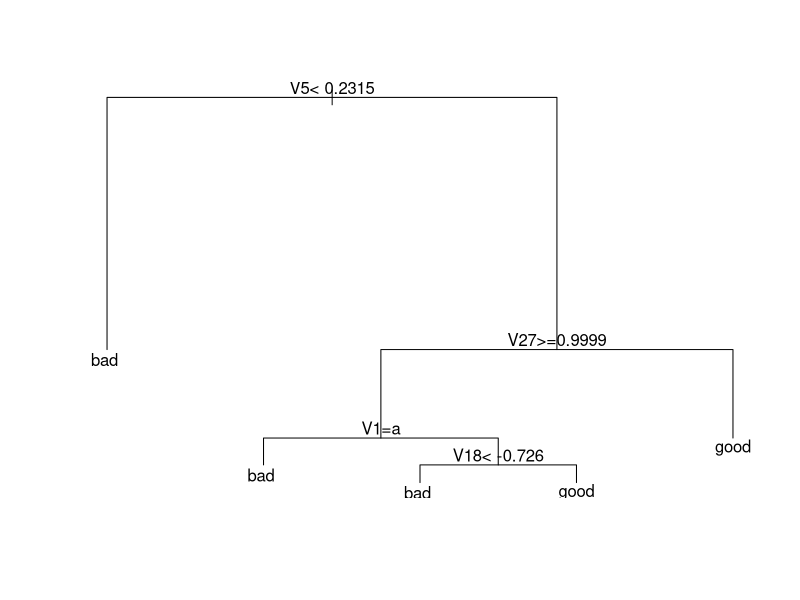
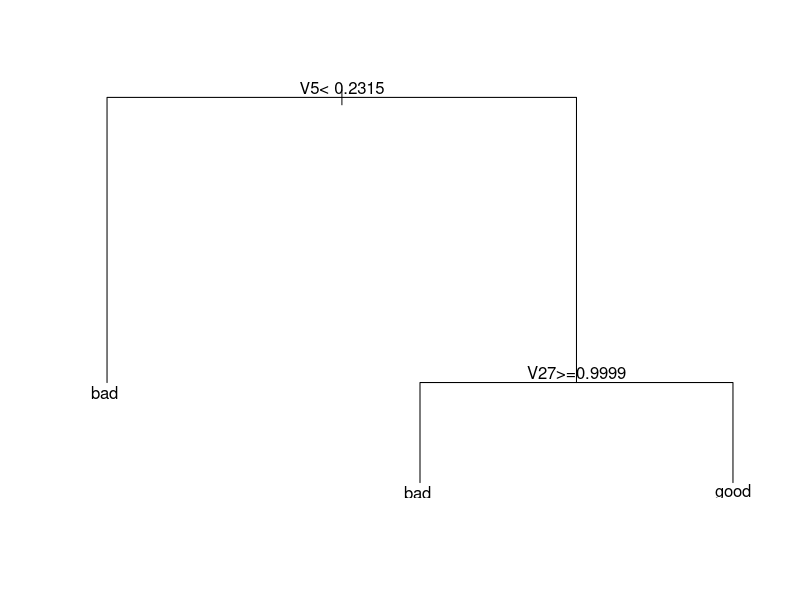

Recreate these plots in R, in order.
## ---- chunk 1
knitr::opts_chunk$set(echo = TRUE)
## ---- chunk 2
#load required libraries – rpart for classification and regression trees
library(rpart)
## ---- chunk 3
#mlbench for Ionosphere dataset
library(mlbench)
## ---- chunk 4
#load Ionosphere
data("Ionosphere")
## ---- chunk 5
#set seed to ensure reproducible results
set.seed(42)
## ---- chunk 6
#split into training and test sets
Ionosphere[, "train"] <- ifelse(runif(nrow(Ionosphere)) < 0.8, 1, 0)
## ---- chunk 7
#separate training and test sets
trainset <- Ionosphere[Ionosphere$train==1,]
testset <- Ionosphere[Ionosphere$train==0,]
## ---- chunk 8
#get column index of train flag
trainColNum <- grep("train",names(trainset))
## ---- chunk 9
#remove train flag column from train and test sets
trainset <- trainset[,-trainColNum]
testset <- testset[,-trainColNum]
## ---- chunk 10
#get column index of predicted variable in dataset
typeColNum <- grep("Class",names(Ionosphere))
## ---- chunk 11
#build model
rpart_model <- rpart(Class ~ ., data = trainset, method = "class")
## ---- chunk 12
#plot tree
plot(rpart_model);text(rpart_model)
## ---- chunk 13
#…and the moment of reckoning
rpart_predict <- predict(rpart_model,testset[,-typeColNum],type="class")
mean(rpart_predict==testset$Class)
## ---- chunk 14
#confusion matrix
table(pred=rpart_predict,true=testset$Class)
## ---- chunk 15
#cost-complexity pruning
printcp(rpart_model)
## ---- chunk 16
# get index of CP with lowest xerror
opt <- which.min(rpart_model$cptable[,"xerror"])
## ---- chunk 17
#get its value
cp <- rpart_model$cptable[opt, "CP"]
## ---- chunk 18
#prune tree
pruned_model <- prune(rpart_model,cp)
## ---- chunk 19
#plot tree
plot(pruned_model);text(pruned_model)
## ---- chunk 20
#find proportion of correct predictions using test set
rpart_pruned_predict <- predict(pruned_model,testset[,-typeColNum],type="class")
mean(rpart_pruned_predict==testset$Class)
## ---- chunk 21
#function to do multiple runs
multiple_runs_classification <- function(train_fraction, n, dataset, prune_tree = FALSE){

  fraction_correct <- rep(NA, n)
  set.seed(42)

  for (i in 1:n){

    # Create train/test split
    dataset[, "train"] <- ifelse(runif(nrow(dataset)) < train_fraction, 1, 0)

    trainColNum <- which(names(dataset) == "train")
    typeColNum  <- which(names(dataset) == "Class")

    trainset <- dataset[dataset$train == 1, -trainColNum]
    testset  <- dataset[dataset$train == 0, -trainColNum]

    # Train model
    rpart_model <- rpart(Class ~ ., data = trainset, method = "class")

    if(prune_tree == FALSE){

      rpart_test_predict <- predict(
        rpart_model,
        testset[, -typeColNum],
        type = "class"
      )

      fraction_correct[i] <- mean(rpart_test_predict == testset$Class)

    } else {

      opt <- which.min(rpart_model$cptable[, "xerror"])
      cp  <- rpart_model$cptable[opt, "CP"]

      pruned_model <- prune(rpart_model, cp = cp)

      rpart_pruned_predict <- predict(
        pruned_model,
        testset[, -typeColNum],
        type = "class"
      )

      fraction_correct[i] <- mean(rpart_pruned_predict == testset$Class)
    }
  }

  return(fraction_correct)
}

## ---- chunk 22
#50 runs, no pruning
unpruned_set <- multiple_runs_classification(0.8,50,Ionosphere)
mean(unpruned_set)
sd(unpruned_set)
## ---- chunk 23
#50 runs, with pruning
pruned_set <- multiple_runs_classification(0.8,50,Ionosphere,prune_tree=TRUE)
mean(pruned_set)
sd(pruned_set)
